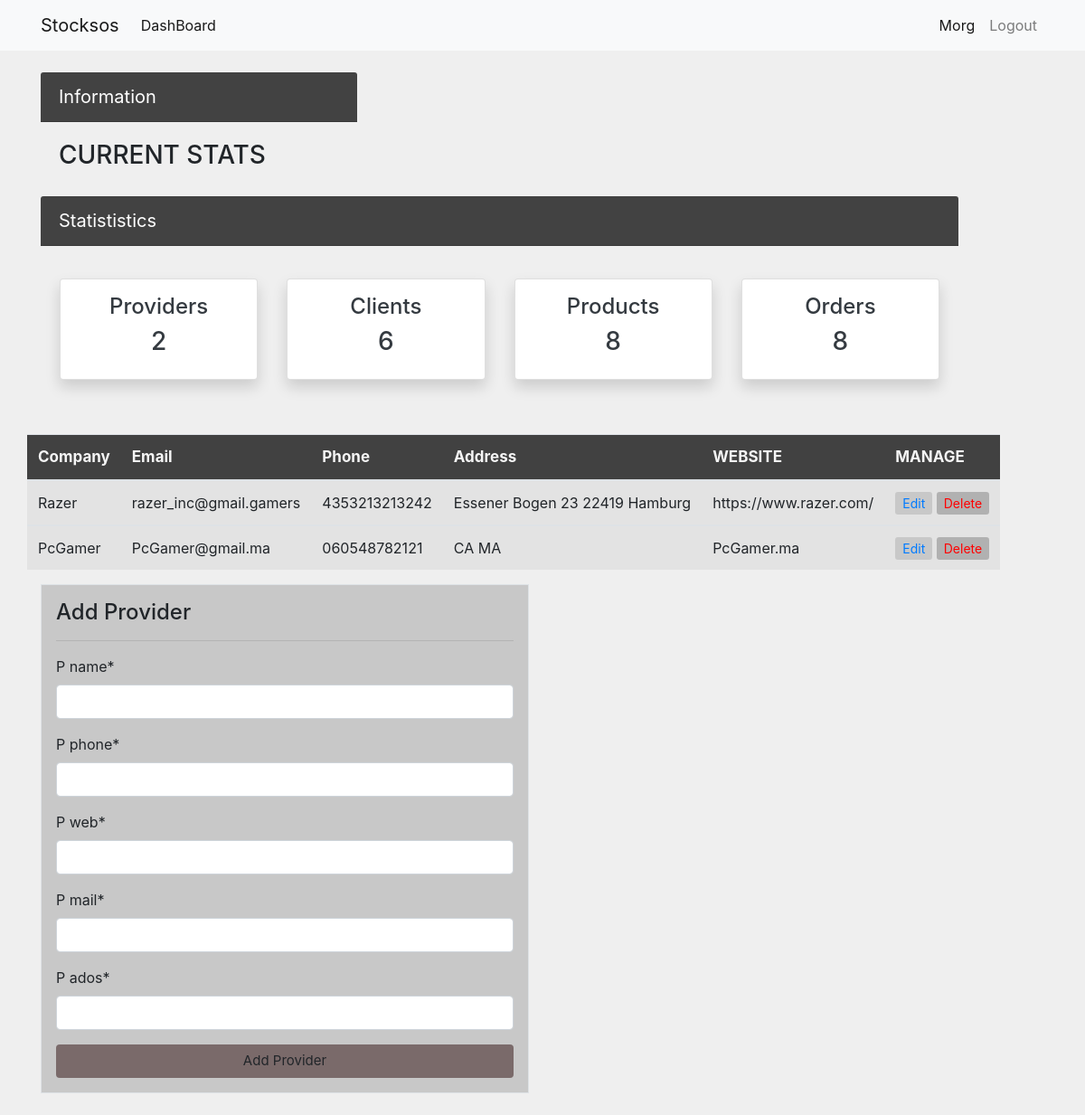
Screenshot of /provider/ (signed in) with the database file from the repository.
### dashboard/models.py (models this page shows, shortened)
class Provider(models.Model):
    p_name = models.CharField(max_length=100, null=True)
    p_mail = models.EmailField(max_length=254)
    p_phone = models.CharField(max_length=100, null=True)
    p_web = models.CharField(max_length=100, null=True)
    p_ados = models.CharField(max_length=100, null=True)

### dashboard/views.py (the view)
# urls.py: path('provider/',views.provider,name='dashboard-provider'),
@login_required
def provider(request):
   prov = Provider.objects.all()
   providers_count = prov.count()
   workers_count = User.objects.all().count()
   orders_count = Order.objects.all().count()
   products_count = Product.objects.all().count()
   if request.method == 'POST':
      form = ProviderForm(request.POST)
      if form.is_valid():
         form.save()
         return redirect('dashboard-provider')
   else:
      form = ProviderForm()
   context = {
      'prov' : prov,
      'form' : form,
      'workers_count':workers_count,
      'providers_count':providers_count,
      'orders_count':orders_count,
      'products_count':products_count,
   }
   return render(request,'dashboard/provider.html', context)

### dashboard/forms.py
class ProviderForm(forms.ModelForm):
     class Meta:
            model = Provider
            fields = ['p_name','p_phone','p_web','p_mail','p_ados']

### templates/dashboard/provider.html (shortened to what this page needs)
{% extends 'partials/base.html'%}
{% load crispy_forms_tags %}
{%block content%}
{% include 'partials/topnav.html'%}
 <div class="container">
    <div class="row my-4">
       <div class="col-md-18">
       <table class="table table-striped ">
         <thead>
           <tr class="TBG">
             <th scope="col">Company</th>
             <th scope="col">Email</th>
             <th scope="col">Phone</th>
             <th scope="col">Address</th>
             <th scope="col">WEBSITE</th>
             <th scope="col">MANAGE</th>
           </tr>
         </thead>
         <tbody>
           {% for prov in prov %}
           <tr>
             <td>{{prov.p_name}}</td>
             <td>{{prov.p_mail}}</td>
             <td>{{prov.p_phone}}</td>
             <td>{{prov.p_ados}}</td>
             <td>{{prov.p_web}}</td>
             <td>
               <a class="EBTN btn-sm" href="{%url 'dashboard-provider-update' prov.id%}">Edit</a>
               <a class="DBTN btn-sm" href="{%url 'dashboard-provider-delete' prov.id%}">Delete</a>
             </td>
           </tr>
         </tbody>
         {%endfor%}
       </table>
      </div>
      <div class="col-md-6">
        <div class="border p-3 ADDB">
          <h4>Add Provider</h4>
          <hr>
          <form method="POST">
            {{form|crispy}}
            <input class="btn btn-block" type="submit" value="Add Provider">
          </form>
        </div>
      </div>
    </div>
</div>
{%endblock%}

### templates/partials/nav.html (shortened to what this page needs)
 <nav class="navbar navbar-expand-lg navbar-light bg-light">
   {% if user.is_authenticated %}
    <div class="container">
    <a class="navbar-brand " href="{% url 'dashboard-index'%}">Stocksos</a>
    <div class="collapse navbar-collapse" id="navbarSupportedContent">
      <ul class="navbar-nav mr-auto">
        <li class="nav-item active">
          <a class="nav-link" href="{% url 'dashboard-index'%}">DashBoard <span class="sr-only">(current)</span></a>
        </li>
      </ul>
      <ul class="navbar-nav ml-auto">
        <li class="nav-item active">
          <a class="nav-link" href="{% url 'user-profile' %}">{{user.username}}<span class="sr-only">(current)</span></a>
        </li>
        <li class="nav-item">
          <a class="nav-link" href="{% url 'user-logout' %}">Logout</a>
        </li>
      {% endif %}
    </div>
</div>
</nav>

### static/style.css (style rules this page uses)
body { background: rgba(235, 235, 235, 0.781); }
.TBG { color: whitesmoke; background-color: rgba(0, 0, 0, 0.726) ; font-size: 17px; }
.btn { background: rgb(122, 106, 106); font-size: 15px; }
.ADDB { background: rgb(200, 200, 200); }
.DBTN { background: rgb(177, 177, 177); color: red; text-decoration:none; }
.EBTN { background: rgb(200, 200, 200); }

### rows the page displays
Provider: p_name "Razer", p_mail "razer_inc@gmail.gamers", p_phone "4353213213242", p_ados "Essener Bogen 23 22419 Hamburg", p_web "https://www.razer.com/"
Provider: p_name "PcGamer", p_mail "PcGamer@gmail.ma", p_phone "060548782121", p_ados "CA MA", p_web "PcGamer.ma"

### other values shown
{{ user.username }} "Morg"
{{ providers_count }} "2"
{{ workers_count }} "6"
{{ products_count }} "8"
{{ orders_count }} "8"
